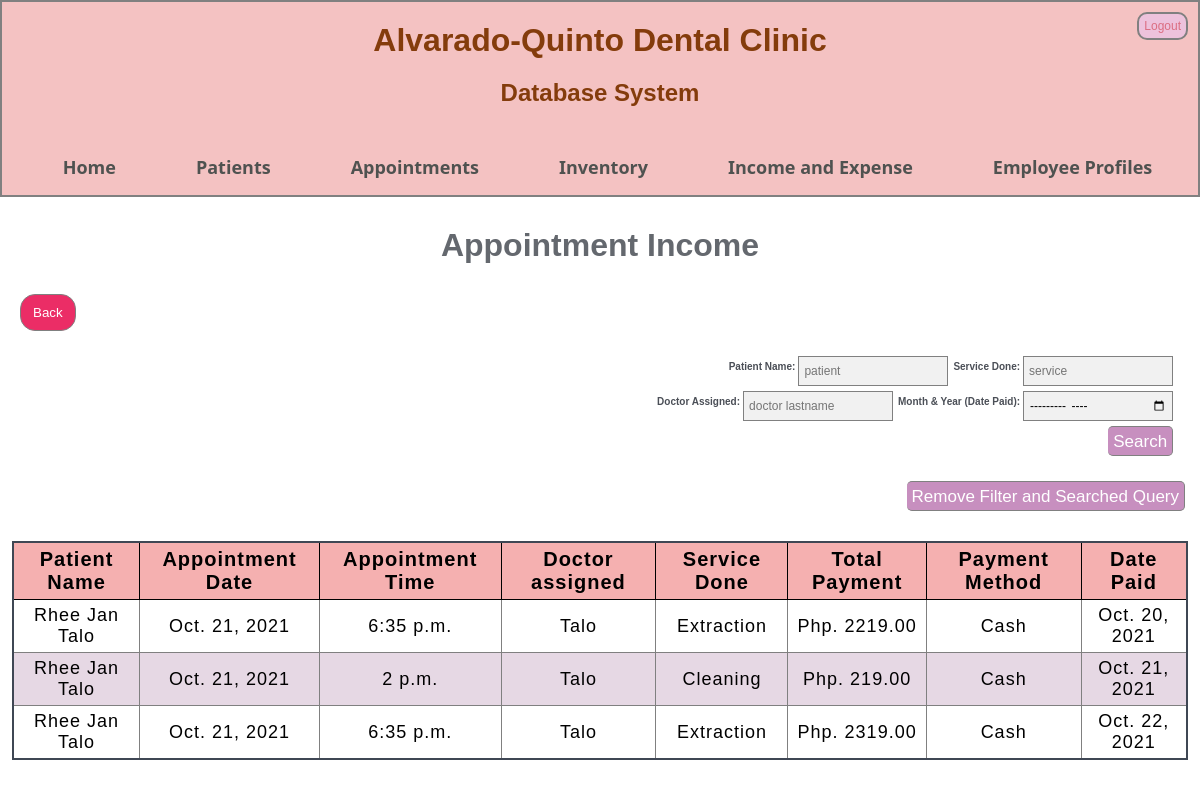
/view_appointment_income_search, run on the app's committed database.
### profiling/models.py (models this page shows, shortened)
class payment(models.Model):
    appointment_id = models.ForeignKey(appointment_details, default = 1, on_delete= models.CASCADE)
    total_payment = models.DecimalField(max_digits = 10, decimal_places= 2)
    payment_method = models.CharField(max_length=200)
    date_paid = models.DateField(auto_now=False, auto_now_add =False)

class appointment_details(models.Model):
    appointment_type = models.CharField(max_length = 200)
    patient_id = models.ForeignKey(profile, default = 1, on_delete = models.CASCADE)
    schedule_id = models.ForeignKey(available_schedules, default = 1, on_delete = models.CASCADE)
    service_id = models.ForeignKey(available_services, default = 1, on_delete = models.CASCADE)
    complain = models.CharField(max_length = 200)
    appointment_status = models.CharField(max_length = 200, default ="Ongoing")
    payment_status = models.CharField(max_length = 200, default ="Pending")
    @property
    def get_html_url(self):
        url = reverse('editform', args=(self.id, 'appointments'))
        return f'<a class="cal_data" href="{url}"> <span style="display: block;"><b>Patient:</b> {self.patient_id.fullname}</span> <span style="display: block;"> <b>Time:</b> {self.schedule_id.time }</span> <span style="display: block;"><b>Status:</b> {self.appointment_status}</span> <br></br> </a>'
    '''
    @property
    def get_html_url(self):
        url = reverse('event_edit', args=(self.id,))
        return f'<a href="{url}"> {self.title} </a>'
    '''

class profile(models.Model):
         fullname = models.CharField(max_length = 200, null = False)
         profile_type = models.CharField(max_length = 200, null = False)
         contact_number = models.CharField(max_length = 13, validators=[MinLengthValidator(13)]) ##change to phone   ##put +63 format PhoneField(blank=False, help_text='Contact phone number')   ## ask how to validate this
         profile_fulladress = models.CharField(max_length = 200, null = False)
         bday = models.DateField(auto_now=False, auto_now_add =False) #CHANGE TO DATE {Y M D} FORMAT
         gender = models.CharField(max_length = 200, null = False)
         ecp_fullname = models.CharField(max_length = 200, null = False)
         ecp_contactnum = models.CharField(max_length = 13, validators=[MinLengthValidator(13)])#change to phone
         ecp_relationship = models.CharField(max_length = 200, null = False)
         ecp_fulladress = models.CharField(max_length = 200, null = False)
         added = models.DateField(auto_now=False, auto_now_add =True, null = False) #wala ni sa forms #TARUNGON PANI PAG INPUT HEHE
         update = models.DateField(auto_now=True, auto_now_add =False, null = False) #wala ni sa forms #TARUNGON PANI PAG INPUT HEHE

class available_schedules(models.Model):
    date = models.DateField(auto_now=False, auto_now_add =False)
    time = models.TimeField(auto_now=False, auto_now_add =False)
    doctor_lastname = models.CharField(max_length = 200)
    availability = models.BooleanField(default = True)

class available_services(models.Model):
    service_type = models.CharField(max_length = 200)
    service_fee = models.DecimalField(max_digits = 10, decimal_places = 2)
    availability = models.BooleanField(default = True)

### profiling/views.py (the view)
# urls.py: path('view_appointment_income_search' , prof_views.view_appointment_income_search, name='view_appointment_income_search'),
def view_appointment_income_search(request):
    list1 = []
    llist1 = []
    list2 = []
    llist2 = []
    list3 = []
    llist3 = []
    payment_details = payment.objects.all()
    if request.method =='POST':
        form = searchForm(request.POST or None)
        if form.is_valid():
            date = form.cleaned_data['date']
            name = form.cleaned_data['name']
            service = form.cleaned_data['service']
            doc = form.cleaned_data['doc']
            appointments = appointment_details.objects.all()
            if date =="" and name=="" and service =="" and doc =="":
                return redirect('view_appointment_income')
            elif date != "":
                payment_details = payment_details.filter(date_paid__contains = date)
                if name != "":
                    prof = profile.objects.filter(fullname__contains = name)
                    for i in prof:
                        list1.append(i.id)
                    appointments = appointments.filter(patient_id__in = list1)
                    for i in appointments:
                        llist1.append(i.id)
                    payment_details = payment_details.filter(appointment_id__in = llist1)
                    if service != "":
                        service = available_services.objects.filter(service_type__contains= service)
                        for i in service:
                            list2.append(i.id)
                        appointments = appointments.filter(service_id__in =list2)
                        for i in appointments:
                            llist2.append(i.id)
                        payment_details = payment_details.filter(appointment_id__in = llist2)
                        if doc != "":
                            sched = available_schedules.objects.filter(doctor_lastname__contains = doc)
                            for i in sched:
                                list3.append(i.id)
                            appointments = appointments.filter(schedule_id__in = list3)
                            for i in appointments:
                                llist3.append(i.id)
                            payment_details = payment_details.filter(appointment_id__in = llist3)
                            context = {'payment_details' : payment_details}
                        else:
                            context = {'payment_details' : payment_details}
                    elif doc != "":
                        sched = available_schedules.objects.filter(doctor_lastname__contains = doc)
                        for i in sched:
                            list3.append(i.id)
                        appointments = appointments.filter(schedule_id__in = list3)
                        for i in appointments:
                            llist3.append(i.id)
                        payment_details = payment_details.filter(appointment_id__in = llist3)
                        context = {'payment_details' : payment_details}
                    else:
                        context = {'payment_details' : payment_details}
                elif service != "":
                    service = available_services.objects.filter(service_type__contains= service)
                    for i in service:
                        list2.append(i.id)
                    appointments = appointments.filter(service_id__in = list2)
                    for i in appointments:
                        llist2.append(i.id)
                    payment_details = payment_details.filter(appointment_id__in = llist2)
                    if doc != "":
                        sched = available_schedules.objects.filter(doctor_lastname__contains = doc)
                        for i in sched:
                            list3.append(i.id)
                        appointments = appointments.filter(schedule_id__in = list3)
                        for i in appointments:
                            llist3.append(i.id)
                        payment_details = payment_details.filter(appointment_id__in = llist3)
                        context = {'payment_details' : payment_details}
                    else:
                        context = {'payment_details' : payment_details}
                elif doc != "":
                    sched = available_schedules.objects.filter(doctor_lastname__contains = doc)
                    for i in sched:
                        list3.append(i.id)
                    appointments = appointments.filter(schedule_id__in = list3)
                    for i in appointments:
                        llist3.append(i.id)
                    payment_details = payment_details.filter(appointment_id__in = llist3)
                    context = {'payment_details' : payment_details}
                else:
                    context = {'payment_details' : payment_details}
            elif name != "":
                prof = profile.objects.filter(fullname__contains = name)
                for i in prof:
                    list1.append(i.id)
                appointments = appointments.filter(patient_id__in = list1)
                for i in appointments:
                    llist1.append(i.id)
                payment_details = payment_details.filter(appointment_id__in = llist1)
                if service !="":
                    service = available_services.objects.filter(service_type__contains= service)
                    for i in service:
                        list2.append(i.id)
                    appointments = appointments.filter(service_id__in = list2)
                    for i in appointments:
                        llist2.append(i.id)
                    payment_details = payment_details.filter(appointment_id__in = llist2)
                    if doc != "":
                        sched = available_schedules.objects.filter(doctor_lastname__contains = doc)
                        for i in sched:
                            list3.append(i.id)
                        appointments = appointments.filter(schedule_id__in = list3)
                        for i in appointments:
                            llist3.append(i.id)
                        payment_details = payment_details.filter(appointment_id__in = llist3)
                        context = {'payment_details' : payment_details}
                    else:
                        context = {'payment_details' : payment_details}
                elif doc != "":
                    sched = available_schedules.objects.filter(doctor_lastname__contains = doc)
                    for i in sched:
                        list3.append(i.id)
                    appointments = appointments.filter(schedule_id__in = list3)
                    for i in appointments:
                        llist3.append(i.id)
                    payment_details = payment_details.filter(appointment_id__in = llist3)
                    context = {'payment_details' : payment_details}
                else:
                    context = {'payment_details' : payment_details}
            elif service !="":
                service = available_services.objects.filter(service_type__contains= service)
                for i in service:
                    list2.append(i.id)
                appointments = appointments.filter(service_id__in =list2)
                for i in appointments:
                    llist2.append(i.id)
                payment_details = payment_details.filter(appointment_id__in = llist2)
                if doc !="":
                    sched = available_schedules.objects.filter(doctor_lastname__contains = doc)
                    for i in sched:
                        list3.append(i.id)
                    appointments = appointments.filter(schedule_id__in = list3)
                    for i in appointments:
                        llist3.append(i.id)
                    payment_details = payment_details.filter(appointment_id__in = llist3)
                    context = {'payment_details' : payment_details}
                else:
                    context = {'payment_details' : payment_details}
            elif doc != "":
                sched = available_schedules.objects.filter(doctor_lastname__contains = doc)
                for i in sched:
                    list3.append(i.id)
                appointments = appointments.filter(schedule_id__in = list3)
                for i in appointments:
                    llist3.append(i.id)
                payment_details = payment_details.filter(appointment_id__in = llist3)
                context = {'payment_details' : payment_details}
            else:
                context = {'payment_details' : payment_details}
            return render(request, 'view_appointment_income_search.html',context)
        else:
            context = {'payment_details' : payment_details}
            return render(request, 'view_appointment_income_search.html',context)
    else:
        context = {'payment_details' : payment_details}
        return render(request, 'view_appointment_income_search.html',context)

### templates/view_appointment_income_search.html (shortened to what this page needs)
{% extends 'base.html' %} {% block content %}
<h1 class="page_header">Appointment Income</h1>
<p class="patient_add_form">
  <a style="color: #ffffff" href="{% url 'income_options' %}"
    ><button class="back_button" type="submit">Back</button></a
  >
</p>
<form class="search_form" method = POST action ="{% url 'view_appointment_income_search' %}">
    <div class="search_con">
    <p><label>Service Done:</label><input type='search' placeholder="service" name = 'service' aria-label ='search'></p>
    <p><label>Patient Name:</label><input type='search' placeholder="patient" name = 'name' aria-label ='search'></p>
    </div>
    <div class="search_con">
    <p><label>Month & Year (Date Paid):</label><input type='month' name = 'date' aria-label ='search'></p>
    <p><label>Doctor Assigned:</label><input type='search' placeholder="doctor lastname" name = 'doc' aria-label ='search'></p>
    </div>
    <div class="search_con">
      <button type='submit'>Search</button>
    </div>
  </form>
<div class="some_space"></div>
<p class="search_form search_con">
  <a href="{% url 'view_appointment_income' %}"
    ><button type="submit">Remove Filter and Searched Query</button></a
  >
</p>
<table class="table_form">
  {% if payment_details %}
  <table class="table_form">
    <thead>
      <tr class="tr_form">
        <th class="th_form">Patient Name</th>
        <th class="th_form">Appointment Date</th>
        <th class="th_form">Appointment Time</th>
        <th class="th_form">Doctor assigned</th>
        <th class="th_form">Service Done</th>
        <th class="th_form">Total Payment</th>
        <th class="th_form">Payment Method</th>
        <th class="th_form">Date Paid</th>
      </tr>
    </thead>
    <tbody>
      {% for things in payment_details %}
      <tr class="tr_form">
        <td class="td_form" data-label="Patient Name">
          {{ things.appointment_id.patient_id.fullname|title }}
        </td>
        <td class="td_form" data-label="Appointment Date">
          {{ things.appointment_id.schedule_id.date }}
        </td>
        <td class="td_form" data-label="Appointment Time">
          {{ things.appointment_id.schedule_id.time }}
        </td>
        <td class="td_form" data-label="Doctor assigned">
          {{ things.appointment_id.schedule_id.doctor_lastname|title }}
        </td>
        <td class="td_form" data-label="Service Done">
          {{ things.appointment_id.service_id.service_type|title }}
        </td>
        <td class="td_form" data-label="Total Payment">
          Php. {{ things.total_payment }}
        </td>
        <td class="td_form" data-label="Payment Method">
          {{ things.payment_method|title }}
        </td>
        <td class="td_form" data-label="Date Paid">{{ things.date_paid }}</td>
      </tr>
      {% endfor %}
    </tbody>
  </table>
  {% else %}
  <br></br>
  <center class="messages">Search not found</center>
  {% endif %} {% endblock %}

### data on the page
payment: appointment_id.patient_id.fullname "Rhee Jan Talo", appointment_id.schedule_id "Oct. 21, 2021", appointment_id.schedule_id.time "6:35 p.m.", appointment_id.schedule_id.doctor_lastname "Talo", appointment_id.service_id.service_type "Extraction", total_payment "2219.00", payment_method "Cash", date_paid "Oct. 20, 2021"
payment: appointment_id.patient_id.fullname "Rhee Jan Talo", appointment_id.schedule_id "Oct. 21, 2021", appointment_id.schedule_id.time "2 p.m.", appointment_id.schedule_id.doctor_lastname "Talo", appointment_id.service_id.service_type "Cleaning", total_payment "219.00", payment_method "Cash", date_paid "Oct. 21, 2021"
payment: appointment_id.patient_id.fullname "Rhee Jan Talo", appointment_id.schedule_id "Oct. 21, 2021", appointment_id.schedule_id.time "6:35 p.m.", appointment_id.schedule_id.doctor_lastname "Talo", appointment_id.service_id.service_type "Extraction", total_payment "2319.00", payment_method "Cash", date_paid "Oct. 22, 2021"
